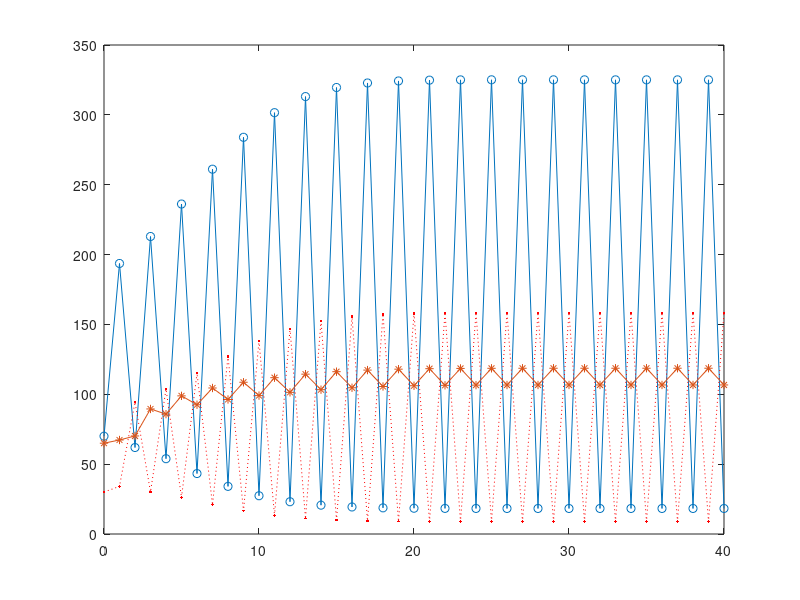

Write the MATLAB code that produced this figure. (Note: this script raises an error after producing the figure.)
%LPA.m - this MATLAB file solves the 
%discrete Larva-Pupa-Adult model of flour beetles.

b=11.677;
Ul=0.5129;
Cea=0.011;
Cel=0.0093;
Cpa=0.0178;
Ua=0.11; %input('input adult mortality Ua:    ')
L0=70;  %input('input initial population L0:     ')
P0=30;
A0=65;
n=40;  %input('end of time interval b:     ')
L=zeros(n+1,1);
P=zeros(n+1,1);
A=zeros(n+1,1);
t=zeros(n+1,1);
L(1)=L0;
P(1)=P0;
A(1)=A0;
for i=1:n
t(i)=i-1;
L(i+1)=b*A(i)*exp(-Cea*A(i)-Cel*L(i));
P(i+1)=L(i)*(1-Ul);
A(i+1)=P(i)*exp(-Cpa*A(i))+A(i)*(1-Ua);
end
t(n+1)=n;
plot(t,L,'-o',t,P,'r:.',t,A,'-*')
legend('Larvae','Pupae','Adults',0)
